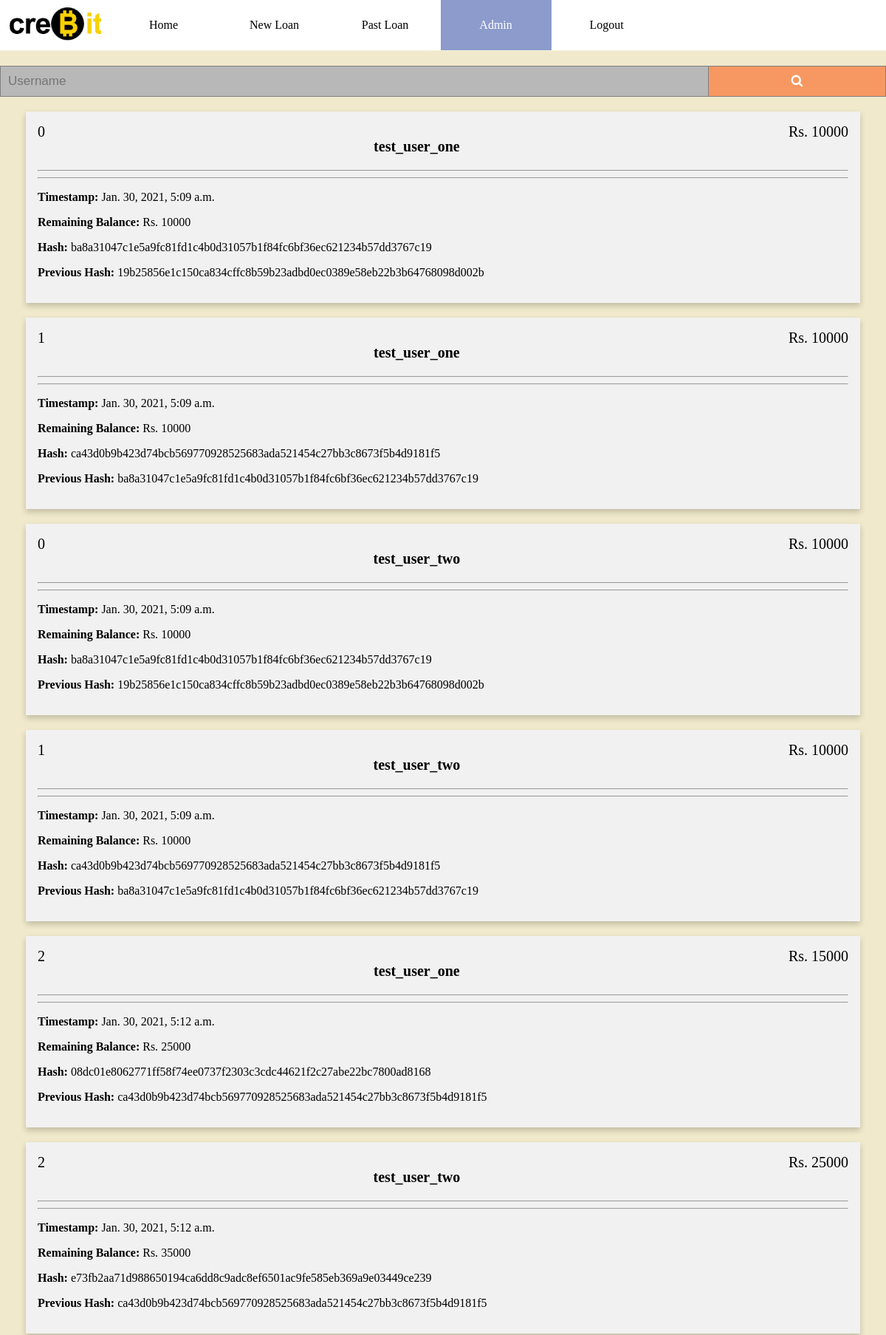
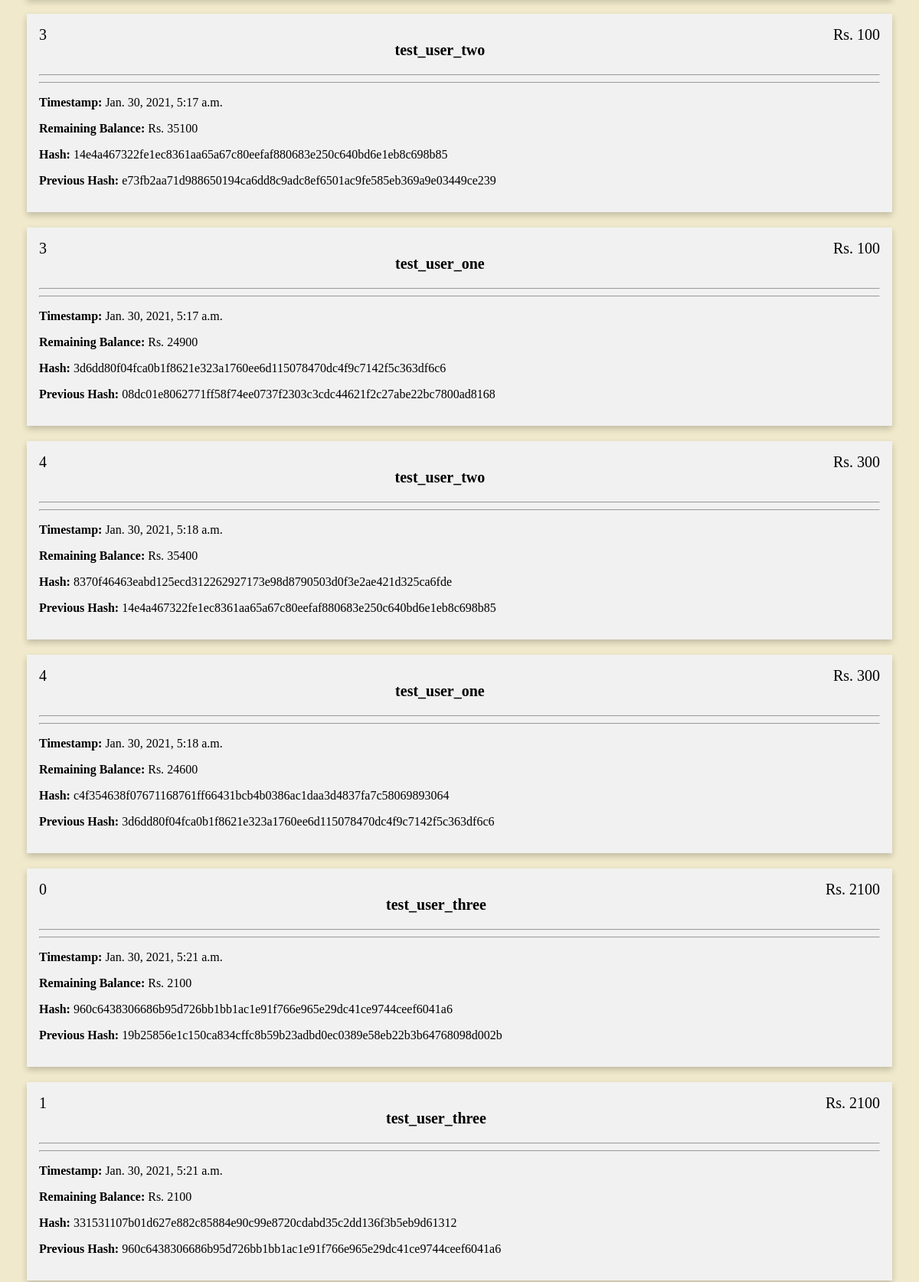
Page /bank/admin/ (upper part) on the committed database (2 pictures, top to bottom).
### blockchainpart/models.py (models this page shows, shortened)
class Chain(models.Model):
    time_stamp = models.DateTimeField(auto_now_add=True)
    user =  models.ForeignKey(User, null=True, blank=True, on_delete=models.CASCADE)
    def __str__(self):
        return self.user.username

class Block(models.Model):
    time_stamp = models.DateTimeField(auto_now=True)
    index = models.IntegerField(auto_created=True, blank=True)
    ammount_transferred = models.IntegerField(blank=True, null=True)
    remaining_balance = models.IntegerField(blank=True, null=True)
    hash = models.CharField(max_length=255, blank=True)
    previous_hash = models.CharField(max_length=255)
    chain = models.ForeignKey(to='Chain', on_delete=models.CASCADE, null=True, blank=True)
    nonce = models.CharField(max_length=255, default=0, blank=True)

### bank/views.py (the view)
# urls.py: path('admin/', views.BankAdmin, name='admin'),
def BankAdmin (request):
    main_list = []
    time_stamp_list = []
    index_list = []
    ammount_transferred_list = []
    remaining_balance_list = []
    hash_list = []
    previous_hash_list = []
    chain_list = []
    nonce_list = []
    block_set = bc_model.Block.objects.all()
    if block_set:
        for item in block_set:
            time_stamp = item.time_stamp
            time_stamp_list.append(time_stamp)
            index = item.index
            index_list.append(index)
            ammount_transferred = item.ammount_transferred
            ammount_transferred_list.append(ammount_transferred)
            remaining_balance = item.remaining_balance
            remaining_balance_list.append(remaining_balance)
            hash = item.hash
            hash_list.append(hash)
            previous_hash = item.previous_hash
            previous_hash_list.append(previous_hash)
            chain = item.chain
            chain_list.append(chain)
            nonce = item.nonce
            nonce_list.append(nonce)
    main_list = zip (time_stamp_list, index_list, ammount_transferred_list, remaining_balance_list, hash_list, previous_hash_list, chain_list, nonce_list)
    return render (request, 'bankAdmin.html', {'main_list':main_list})

### bank/templates/bankAdmin.html (shortened to what this page needs)
<!DOCTYPE html>
{% load static %}
<html lang="en">
<head>
    <link rel="stylesheet" href="https://cdnjs.cloudflare.com/ajax/libs/font-awesome/4.7.0/css/font-awesome.min.css">
    <link rel="stylesheet" href="{% static 'css/bankAdmin.css' %}">
</head>
<body>
    <div class="topnav" id="myTopnav">
        <img src="{% static 'media/logo2.png' %}" alt="logo" style="float: left;height:45px;margin :10px;">
        <a href="{% url 'bank:bank_home' %}" >Home</a>
         <a href="{% url 'loan:new_loan' %}" >New Loan</a>
          <a href="{% url 'bank:past_loan'%} ">Past Loan</a>
        <a href="{% url 'bank:admin' %} " class="active">Admin</a>
        <a href="{% url 'landing_page' %}">Logout</a>
      </div>
      <form class="example" action="{% url 'bank:get_user_block' %}" method="post">
          <input type="text" placeholder="Username" name="username">
          <button type="submit"><i class="fa fa-search"></i></button>
      </form>
      {% for time_stamp, index, ammount_transferred, remaining_balance, hash, previous_hash, chain, nonce in main_list %}
      <div class="row">
        <div class="column">
      <div class="card">
  	       <div style="width:100%;">
  		<span style="font-size:20px; float:left;">{{index}}</span>
  		<span style="font-size:20px; float:right;">Rs. {{ammount_transferred}}</span>
  	     </div>
        <h3 style="text-align:center; font-size:20px;">{{chain}}</h3><hr><hr>
        <p><b>Timestamp:</b> {{time_stamp}}</p>
  	  <p><b>Remaining Balance:</b> Rs. {{remaining_balance}}</p>
        <p><b>Hash: </b>{{hash}}</p>
        <p><b>Previous Hash: </b> {{previous_hash}}</p>
    </div>
  </div>
</div>
      {% endfor%}
</body>
</html>

### bank/static/css/bankAdmin.css (style rules this page uses)
body { margin:0; background:rgba(211, 191, 102, 0.336); }
.topnav { margin:0; overflow: hidden; background-color: rgb(255, 255, 255); border-bottom: 1px solid rgba(168, 138, 4, 0.123); }
.topnav a { float: left; width: 150px; display: block; color: black; text-align: center; padding: 25px 16px; text-decoration: none; font-size: 16px; }
.topnav a.active { background-color: #8c9bcc; color: white; }
* { box-sizing: border-box; }
form.example input[type=text] { padding: 10px; font-size: 17px; border: 1px solid grey; float: left; width: 80%; background: #B8B8B8; margin-top:20px; }
form.example button { margin-top:20px; float: left; width: 20%; padding: 10px; background: #F79862; color: white; font-size: 17px; border: 1px solid grey; border-left: none; cursor: pointer; }
form.example::after { content: ""; clear: both; display: table; }
.column { float: center; width: 100%; padding: 0 10px; }
.row { margin: 0 -5px; }
.row:after { content: ""; display: table; clear: both; }
.card { margin-top: 20px; margin-left: 30px; margin-right: 30px; box-shadow: 0 4px 8px 0 rgba(0, 0, 0, 0.2); padding: 16px; text-align: left; background-color: #f1f1f1; }
div.card { word-wrap: break-word; }

### rows in the picture
Chain: index "0", ammount_transferred "10000", user.username "test_user_one", time_stamp "Jan. 30, 2021, 5:09 a.m.", remaining_balance "10000", hash "ba8a31047c1e5a9fc81fd1c4b0d31057b1f84fc6bf36ec621234b57dd3767c19", previous_hash "19b25856e1c150ca834cffc8b59b23adbd0ec0389e58eb22b3b64768098d002b", id "1", hash "ca43d0b9b423d74bcb569770928525683ada521454c27bb3c8673f5b4d9181f5", previous_hash "ba8a31047c1e5a9fc81fd1c4b0d31057b1f84fc6bf36ec621234b57dd3767c19", user "2", ammount_transferred "15000", time_stamp "Jan. 30, 2021, 5:12 a.m.", remaining_balance "25000", hash "08dc01e8062771ff58f74ee0737f2303c3cdc44621f2c27abe22bc7800ad8168", previous_hash "ca43d0b9b423d74bcb569770928525683ada521454c27bb3c8673f5b4d9181f5", index "3", ammount_transferred "100", time_stamp "Jan. 30, 2021, 5:17 a.m.", remaining_balance "24900", hash "3d6dd80f04fca0b1f8621e323a1760ee6d115078470dc4f9c7142f5c363df6c6", previous_hash "08dc01e8062771ff58f74ee0737f2303c3cdc44621f2c27abe22bc7800ad8168", index "4", ammount_transferred "300", time_stamp "Jan. 30, 2021, 5:18 a.m.", remaining_balance "24600", hash "c4f354638f07671168761ff66431bcb4b0386ac1daa3d4837fa7c58069893064", previous_hash "3d6dd80f04fca0b1f8621e323a1760ee6d115078470dc4f9c7142f5c363df6c6"
Chain: index "0", ammount_transferred "10000", user.username "test_user_two", time_stamp "Jan. 30, 2021, 5:09 a.m.", remaining_balance "10000", hash "ba8a31047c1e5a9fc81fd1c4b0d31057b1f84fc6bf36ec621234b57dd3767c19", previous_hash "19b25856e1c150ca834cffc8b59b23adbd0ec0389e58eb22b3b64768098d002b", index "1", hash "ca43d0b9b423d74bcb569770928525683ada521454c27bb3c8673f5b4d9181f5", previous_hash "ba8a31047c1e5a9fc81fd1c4b0d31057b1f84fc6bf36ec621234b57dd3767c19", id "2", ammount_transferred "25000", time_stamp "Jan. 30, 2021, 5:12 a.m.", remaining_balance "35000", hash "e73fb2aa71d988650194ca6dd8c9adc8ef6501ac9fe585eb369a9e03449ce239", previous_hash "ca43d0b9b423d74bcb569770928525683ada521454c27bb3c8673f5b4d9181f5", user "3", ammount_transferred "100", time_stamp "Jan. 30, 2021, 5:17 a.m.", remaining_balance "35100", hash "14e4a467322fe1ec8361aa65a67c80eefaf880683e250c640bd6e1eb8c698b85", previous_hash "e73fb2aa71d988650194ca6dd8c9adc8ef6501ac9fe585eb369a9e03449ce239", index "4", ammount_transferred "300", time_stamp "Jan. 30, 2021, 5:18 a.m.", remaining_balance "35400", hash "8370f46463eabd125ecd312262927173e98d8790503d0f3e2ae421d325ca6fde", previous_hash "14e4a467322fe1ec8361aa65a67c80eefaf880683e250c640bd6e1eb8c698b85"
Chain: index "0", ammount_transferred "2100", user.username "test_user_three", time_stamp "Jan. 30, 2021, 5:21 a.m.", remaining_balance "2100", hash "960c6438306686b95d726bb1bb1ac1e91f766e965e29dc41ce9744ceef6041a6", previous_hash "19b25856e1c150ca834cffc8b59b23adbd0ec0389e58eb22b3b64768098d002b", index "1", hash "331531107b01d627e882c85884e90c99e8720cdabd35c2dd136f3b5eb9d61312", previous_hash "960c6438306686b95d726bb1bb1ac1e91f766e965e29dc41ce9744ceef6041a6"
